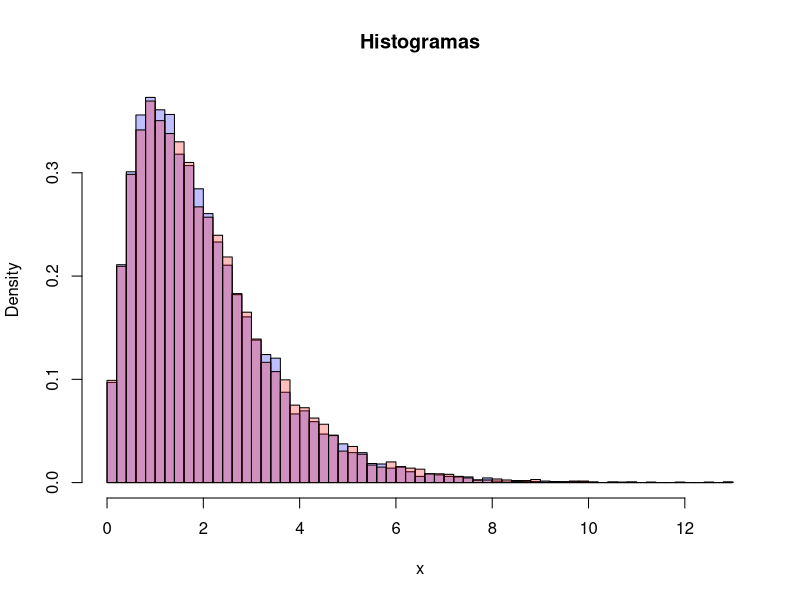
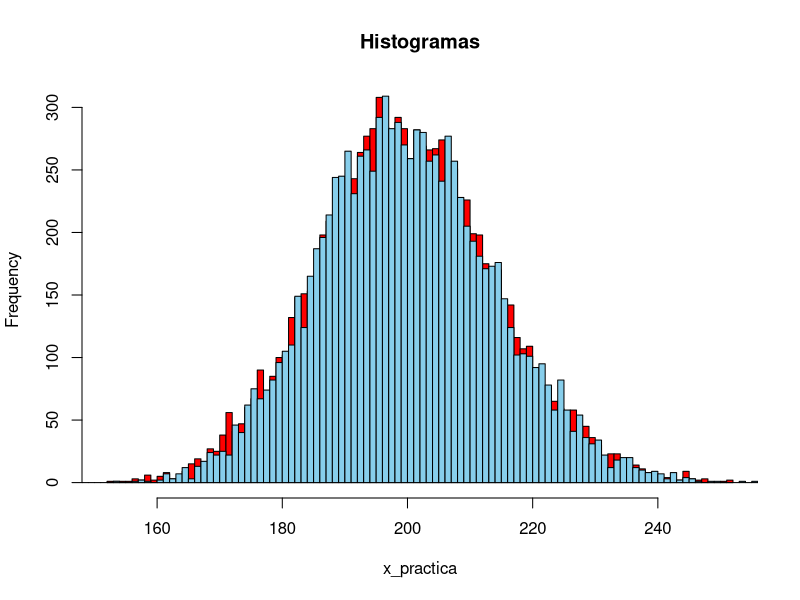
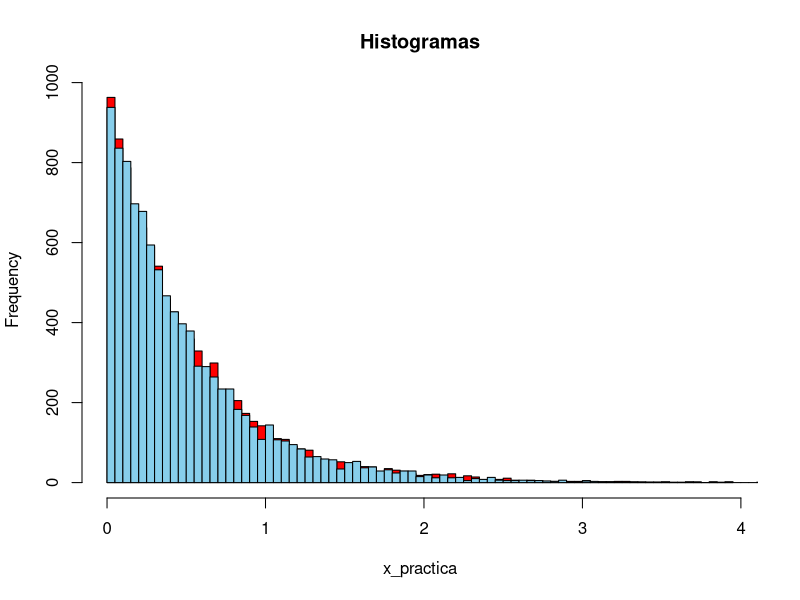

Recreate these plots in R, in order.
# EJERCICIO 3.3 

##################
## APARTADO A) ### 
##################

# QUEREMOS COMPARAR DOS DIFERENTES DISTRIBUCIONES. PARA ELLO USAMOS MONTECARLO. 

MC <- 10000
x = rgamma(10000, 2, rate = 2)
x_teorica = rgamma(10000, 2, rate = 1)
c = 2
x_def = numeric(MC)
for (i in 1:MC){
    x_def[i] = c*x[i]
}


hist(x_teorica, breaks = 50, freq = FALSE, col = rgb(0,0,1,0.25),
     main = "Histogramas", xlab = "x")
hist(x_def, breaks = 50, freq = FALSE, col = rgb(1,0,0,0.25), add = TRUE)

ks.test(x_teorica, x_def)
## PODEMOS COMPROBAR QUE EFECTIVAMENTE NO SE PUEDE RECHAZAR LA HIPÓTESIS NULA PORQUE P-VALUE ES DE 0.251



##################
## APARTADO B) ### 
##################

MC_1 <- 10000
MC_2 <- 100


x <- matrix(rgamma(MC_1*MC_2, shape = 2, rate = 1), nrow = MC_1, ncol = MC_2)
x_practica = numeric(MC_1)
x_teorica = rgamma(MC_1, 200, 1)

for (i in 1:MC_1){
  x_practica[i] <- sum(x[i, ])
}

hist(x_practica, breaks = 100, col = "red", main ="Histogramas")
hist(x_teorica, breaks = 100, col = "skyblue", add = TRUE)

ks.test(x_teorica, x_practica)
## PODEMOS COMPROBAR QUE EFECTIVAMENTE NO SE PUEDE RECHAZAR LA HIPÓTESIS NULA PORQUE P-VALUE ES DE 0.6756



##################
## APARTADO C) ### 
##################

MC = 10000
x = rbeta(MC, 2,1)
x_teorica = rexp(MC, 2)
x_practica = numeric(MC)

for (i in 1:MC) { 
    x_practica[i] = -log(x[i]) 
}
hist(x_practica, breaks = 100, col = "red", main ="Histogramas")
hist(x_teorica, breaks = 100, col = "skyblue", add = TRUE)

ks.test(x_practica, x_teorica)

## PODEMOS COMPROBAR QUE EFECTIVAMENTE NO SE PUEDE RECHAZAR LA HIPÓTESIS NULA PORQUE P-VALUE ES DE 0.3762
